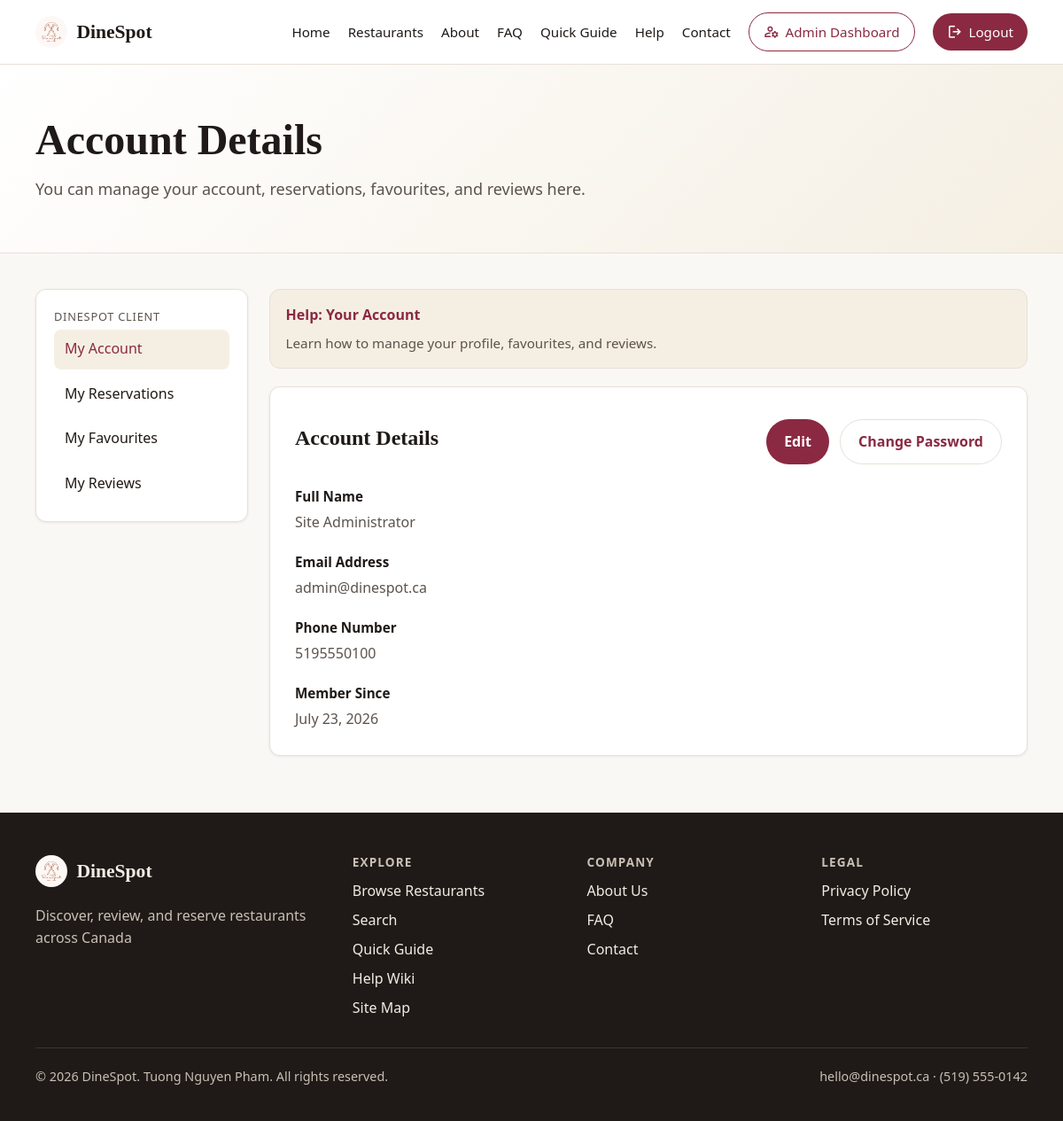
/client/profile.php (signed in), run on the app's committed database.
### tables this page shows
CREATE TABLE users (
    id INT AUTO_INCREMENT PRIMARY KEY,
    email VARCHAR(255) NOT NULL UNIQUE,
    password_hash VARCHAR(255) NOT NULL,
    full_name VARCHAR(120) NOT NULL,
    role ENUM('client', 'admin') NOT NULL DEFAULT 'client',
    status ENUM('active', 'suspended') NOT NULL DEFAULT 'active',
    phone VARCHAR(30) NULL,
    created_at TIMESTAMP NOT NULL DEFAULT CURRENT_TIMESTAMP
);

### includes/auth.php (called while the page is built, shortened)
<?php
    require_once __DIR__ . '/db.php';
    function current_user_id(): ?int {
        return isset($_SESSION['user_id']) ? (int) $_SESSION['user_id'] : null;
    }
    function get_user_by_id(int $id): ?array {
        $stmt = db()->prepare('SELECT * FROM users WHERE id = :id');
        $stmt->execute(['id' => $id]);
        $user = $stmt->fetch();
        return $user ?: null;
    }
    function logged_in_user(): ?array {
        $id = current_user_id();
        return get_user_by_id($id);
    }

### includes/db.php (called while the page is built, shortened)
<?php
function db(): PDO
{
    static $pdo = null;
    if ($pdo instanceof PDO) {
        return $pdo;
    }
    $dsn = sprintf(
        'mysql:host=%s;port=%s;dbname=%s;charset=%s',
        DB_HOST,
        DB_PORT,
        DB_NAME,
        DB_CHARSET
    );
    $pdo = new PDO($dsn, DB_USER, DB_PASS, [
        PDO::ATTR_ERRMODE => PDO::ERRMODE_EXCEPTION,
        PDO::ATTR_DEFAULT_FETCH_MODE => PDO::FETCH_ASSOC,
        PDO::ATTR_EMULATE_PREPARES => false,
    ]);
    return $pdo;
}

### includes/functions.php (called while the page is built, shortened)
<?php
function e(string $value): string
{
    return htmlspecialchars($value, ENT_QUOTES, 'UTF-8');
}
function get_site_setting(string $key, ?string $default = null): ?string
{
    static $cache = [];
    if (array_key_exists($key, $cache)) {
        return $cache[$key];
    }
    try {
        require_once __DIR__ . '/db.php';
        $stmt = db()->prepare('SELECT setting_value FROM site_settings WHERE setting_key = :key');
        $stmt->execute(['key' => $key]);
        $value = $stmt->fetchColumn();
        $cache[$key] = $value !== false ? (string) $value : $default;
        return $cache[$key];
    } catch (Throwable $e) {
        return $default;
    }
}

### client/profile.php (the view, shortened to what this page needs)
<?php
require_once __DIR__ . '/../includes/functions.php';
require_once __DIR__ . '/../includes/auth.php';
require_once __DIR__ . '/../includes/db.php';
$user = logged_in_user();
require_once __DIR__ . '/../includes/header.php';
?>
<section class="page-hero">
    <div class="container">
        <h1>Account Details</h1>
        <p class="lead">You can manage your account, reservations, favourites, and reviews here.</p>
    </div>
</section>
<section class="page-content">
    <div class="container client-layout">
        <?php require __DIR__ . '/_sidebar.php'; ?>
        <div class="client-main">
            <?php
            require __DIR__ . '/../includes/partials/context-help.php';
            ?>
            <div class="content-card">
                <div class="profile-header">
                    <h2>Account Details</h2>
                    <div class="form-actions">
                        <a class="btn btn-primary" href="edit_profile.php">Edit</a>
                        <a class="btn btn-secondary" href="change_password.php">Change Password</a>
                    </div>
                </div>
                <dl class="profile-details">
                    <div class="profile-detail">
                        <dt>Full Name</dt>
                        <dd><?= e($user['full_name']) ?></dd>
                    </div>
                    <div class="profile-detail">
                        <dt>Email Address</dt>
                        <dd><?= e($user['email']) ?></dd>
                    </div>
                    <div class="profile-detail">
                        <dt>Phone Number</dt>
                        <dd><?= $user['phone'] !== null && $user['phone'] !== '' ? e($user['phone']) : '—' ?></dd>
                    </div>
                    <div class="profile-detail">
                        <dt>Member Since</dt>
                        <dd><?= e(date('F j, Y', strtotime($user['created_at']))) ?></dd>
                    </div>
                </dl>
            </div>
        </div>
    </div>
</section>
<?php require_once __DIR__ . '/../includes/footer.php'; ?>

### assets/css/style.css (style rules this page uses)
:root { --radius: 12px; --font-body: system-ui, sans-serif; --font-display: Georgia, serif; --max-width: 1120px; }
*, *::before, *::after { box-sizing: border-box; }
html { scroll-behavior: smooth; }
body { margin: 0; font-family: var(--font-body); font-size: 1rem; line-height: 1.6; color: var(--color-text); background: var(--color-bg); }
a { color: var(--color-primary); text-decoration-thickness: 1px; text-underline-offset: 3px; }
h1, h2, h3 { font-family: var(--font-display); line-height: 1.2; margin-top: 0; }
p { margin-top: 0; }
.container { width: min(100% - 2rem, var(--max-width)); margin-inline: auto; }
.page-hero { padding: 3.5rem 0 2.5rem; background: linear-gradient( 135deg, var(--color-hero-start) 0%, var(--color-hero-end) 100% ); border-bottom: 1px solid var(--color-border); }
.page-hero h1 { font-size: clamp(2rem, 4vw, 3rem); margin-bottom: 0.75rem; }
.page-hero .lead { max-width: 42rem; font-size: 1.125rem; color: var(--color-muted); }
.page-content { padding: 2.5rem 0 4rem; }
.content-card { background: var(--color-surface); border: 1px solid var(--color-border); border-radius: var(--radius); padding: 1.75rem; box-shadow: var(--shadow-sm); }
.btn { display: inline-flex; align-items: center; justify-content: center; padding: 0.75rem 1.25rem; border-radius: 999px; font: inherit; font-weight: 600; cursor: pointer; text-decoration: none; border: none; }
.btn-primary { background: var(--color-primary); color: #fff; }
.btn-secondary { background: transparent; color: var(--color-primary); border: 1px solid var(--color-border); text-align: center; }
.client-layout { display: grid; grid-template-columns: 240px minmax(0, 1fr); gap: 1.5rem; align-items: start; }
.profile-header { display: flex; align-items: center; justify-content: space-between; gap: 1rem; margin-bottom: 1.5rem; }
.profile-header h2 { margin: 0; }
.profile-details { display: grid; gap: 1.25rem; margin: 0; }
.profile-detail dt { margin: 0 0 0.25rem; font-weight: 600; font-size: 0.95rem; }
.profile-detail dd { margin: 0; color: var(--color-muted); }
.form-actions { display: flex; flex-wrap: wrap; gap: 0.75rem; margin-top: 0.5rem; }

### assets/css/theme-classic.css (style rules this page uses)
:root { --color-primary: #8b2942; --color-primary-dark: #6d1f33; --color-accent: #c9a962; --color-bg: #faf8f5; --color-surface: #ffffff; --color-text: #1f1a17; --color-muted: #5c534c; --color-border: #e8e0d8; --color-accent-soft: #f5efe3; --color-favourite: #fed988; --color-header-bg: rgba(255, 255, 255, 0.95); --color-hero-start: #ffffff; --color-hero-end: #f5efe3; --color-footer-bg: #1f1a17; --color-footer-text: #f3ece4; --color-footer-muted: #c9bfb4; --color-footer-border: rgba(255, 255, 255, 0.12); --color-success: #2d6a4f; --color-success-bg: #e8f5ef; --color-error: #9b2226; --color-error-bg: #fdecea; --color-focus-ring: rgba(139, 41, 66, 0.25); --shadow-sm: 0 1px 3px rgba(31, 26, 23, 0.08); --shadow-md: 0 8px 24px rgba(31, 26, 23, 0.1); }

### data on the page
users: full_name "Site Administrator", email "admin@dinespot.ca", phone "5195550100", created_at "July 23, 2026"

### other printed values
SITE_NAME "DineSpot"
$label "My Account"
$label "My Reservations"
$label "My Favourites"
$label "My Reviews"
$helpLabel "Your Account"
$helpIntro "Learn how to manage your profile, favourites, and reviews."
SITE_TAGLINE "Discover, review, and reserve restaurants across Canada"
SITE_EMAIL "hello@dinespot.ca"
SITE_PHONE "(519) 555-0142"
